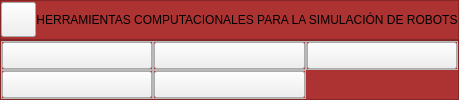
                <widget class="QWidget" name="temas">
                 <property name="styleSheet">
                  <string notr="true">QFrame#frame_8,
QFrame#frame_7{
background-color:rgba(173, 51, 51,255);
}</string>
                 </property>
                 <layout class="QVBoxLayout" name="verticalLayout_8">
                  <property name="spacing">
                   <number>0</number>
                  </property>
                  <property name="leftMargin">
                   <number>0</number>
                  </property>
                  <property name="topMargin">
                   <number>0</number>
                  </property>
                  <property name="rightMargin">
                   <number>0</number>
                  </property>
                  <property name="bottomMargin">
                   <number>0</number>
                  </property>
                  <item>
                   <widget class="QFrame" name="frame_7">
                    <property name="minimumSize">
                     <size>
                      <width>0</width>
                      <height>35</height>
                     </size>
                    </property>
                    <property name="maximumSize">
                     <size>
                      <width>16777215</width>
                      <height>40</height>
                     </size>
                    </property>
                    <property name="frameShape">
                     <enum>QFrame::StyledPanel</enum>
                    </property>
                    <property name="frameShadow">
                     <enum>QFrame::Raised</enum>
                    </property>
                    <layout class="QHBoxLayout" name="horizontalLayout_4">
                     <property name="spacing">
                      <number>0</number>
                     </property>
                     <property name="sizeConstraint">
                      <enum>QLayout::SetDefaultConstraint</enum>
                     </property>
                     <property name="leftMargin">
                      <number>0</number>
                     </property>
                     <property name="topMargin">
                      <number>0</number>
                     </property>
                     <property name="rightMargin">
                      <number>0</number>
                     </property>
                     <property name="bottomMargin">
                      <number>0</number>
                     </property>
                     <item>
                      <widget class="QPushButton" name="bt_return">
                       <property name="minimumSize">
                        <size>
                         <width>35</width>
                         <height>35</height>
                        </size>
                       </property>
                       <property name="maximumSize">
                        <size>
                         <width>35</width>
                         <height>35</height>
                        </size>
                       </property>
                       <property name="text">
                        <string/>
                       </property>
                       <property name="icon">
                        <iconset>
                         <normaloff>resources/images/MainWindow/return.svg</normaloff>resources/images/MainWindow/return.svg</iconset>
                       </property>
                       <property name="iconSize">
                        <size>
                         <width>35</width>
                         <height>35</height>
                        </size>
                       </property>
                      </widget>
                     </item>
                     <item>
                      <spacer name="horizontalSpacer_3">
                       <property name="orientation">
                        <enum>Qt::Horizontal</enum>
                       </property>
                       <property name="sizeHint" stdset="0">
                        <size>
                         <width>0</width>
                         <height>20</height>
                        </size>
                       </property>
                      </spacer>
                     </item>
                     <item>
                      <widget class="QLabel" name="label_2">
                       <property name="text">
                        <string>HERRAMIENTAS COMPUTACIONALES PARA LA SIMULACIÓN DE ROBOTS</string>
                       </property>
                       <property name="alignment">
                        <set>Qt::AlignCenter</set>
                       </property>
                      </widget>
                     </item>
                     <item>
                      <spacer name="horizontalSpacer_4">
                       <property name="orientation">
                        <enum>Qt::Horizontal</enum>
                       </property>
                       <property name="sizeHint" stdset="0">
                        <size>
                         <width>0</width>
                         <height>20</height>
                        </size>
                       </property>
                      </spacer>
                     </item>
                    </layout>
                   </widget>
                  </item>
                  <item>
                   <widget class="QFrame" name="frame_8">
                    <property name="styleSheet">
                     <string notr="true"/>
                    </property>
                    <property name="frameShape">
                     <enum>QFrame::StyledPanel</enum>
                    </property>
                    <property name="frameShadow">
                     <enum>QFrame::Raised</enum>
                    </property>
                    <layout class="QGridLayout" name="gridLayout">
                     <property name="leftMargin">
                      <number>0</number>
                     </property>
                     <property name="topMargin">
                      <number>0</number>
                     </property>
                     <property name="rightMargin">
                      <number>0</number>
                     </property>
                     <property name="bottomMargin">
                      <number>0</number>
                     </property>
                     <property name="spacing">
                      <number>0</number>
                     </property>
                     <item row="0" column="0">
                      <widget class="QFrame" name="frame_9">
                       <property name="frameShape">
                        <enum>QFrame::StyledPanel</enum>
                       </property>
                       <property name="frameShadow">
                        <enum>QFrame::Raised</enum>
                       </property>
                       <layout class="QVBoxLayout" name="verticalLayout_9">
                        <property name="spacing">
                         <number>0</number>
                        </property>
                        <property name="leftMargin">
                         <number>0</number>
                        </property>
                        <property name="topMargin">
                         <number>0</number>
                        </property>
                        <property name="rightMargin">
                         <number>0</number>
                        </property>
                        <property name="bottomMargin">
                         <number>0</number>
                        </property>
                        <item>
                         <widget class="AnimatedButton" name="bt_U1_T1">
                          <property name="sizePolicy">
                           <sizepolicy hsizetype="Minimum" vsizetype="Minimum">
                            <horstretch>0</horstretch>
                            <verstretch>0</verstretch>
                           </sizepolicy>
                          </property>
                          <property name="text">
                           <string/>
                          </property>
                         </widget>
                        </item>
                       </layout>
                      </widget>
                     </item>
                     <item row="0" column="1">
                      <widget class="QFrame" name="frame_10">
                       <property name="frameShape">
                        <enum>QFrame::StyledPanel</enum>
                       </property>
                       <property name="frameShadow">
                        <enum>QFrame::Raised</enum>
                       </property>
                       <layout class="QVBoxLayout" name="verticalLayout_10">
                        <property name="spacing">
                         <number>0</number>
                        </property>
                        <property name="leftMargin">
                         <number>0</number>
                        </property>
                        <property name="topMargin">
                         <number>0</number>
                        </property>
                        <property name="rightMargin">
                         <number>0</number>
                        </property>
                        <property name="bottomMargin">
                         <number>0</number>
                        </property>
                        <item>
                         <widget class="AnimatedButton" name="bt_U1_T2">
                          <property name="sizePolicy">
                           <sizepolicy hsizetype="Minimum" vsizetype="Minimum">
                            <horstretch>0</horstretch>
                            <verstretch>0</verstretch>
                           </sizepolicy>
                          </property>
                          <property name="text">
                           <string/>
                          </property>
                         </widget>
                        </item>
                       </layout>
                      </widget>
                     </item>
                     <item row="0" column="2">
                      <widget class="QFrame" name="frame_11">
                       <property name="frameShape">
                        <enum>QFrame::StyledPanel</enum>
                       </property>
                       <property name="frameShadow">
                        <enum>QFrame::Raised</enum>
                       </property>
                       <layout class="QVBoxLayout" name="verticalLayout_11">
                        <property name="spacing">
                         <number>0</number>
                        </property>
                        <property name="leftMargin">
                         <number>0</number>
                        </property>
                        <property name="topMargin">
                         <number>0</number>
                        </property>
                        <property name="rightMargin">
                         <number>0</number>
                        </property>
                        <property name="bottomMargin">
                         <number>0</number>
                        </property>
                        <item>
                         <widget class="AnimatedButton" name="bt_U1_T3">
                          <property name="sizePolicy">
                           <sizepolicy hsizetype="Minimum" vsizetype="Minimum">
                            <horstretch>0</horstretch>
                            <verstretch>0</verstretch>
                           </sizepolicy>
                          </property>
                          <property name="text">
                           <string/>
                          </property>
                         </widget>
                        </item>
                       </layout>
                      </widget>
                     </item>
                     <item row="1" column="0">
                      <widget class="QFrame" name="frame_12">
                       <property name="frameShape">
                        <enum>QFrame::StyledPanel</enum>
                       </property>
                       <property name="frameShadow">
                        <enum>QFrame::Raised</enum>
                       </property>
                       <layout class="QVBoxLayout" name="verticalLayout_12">
                        <property name="spacing">
                         <number>0</number>
                        </property>
                        <property name="leftMargin">
                         <number>0</number>
                        </property>
                        <property name="topMargin">
                         <number>0</number>
                        </property>
                        <property name="rightMargin">
                         <number>0</number>
                        </property>
                        <property name="bottomMargin">
                         <number>0</number>
                        </property>
                        <item>
                         <widget class="AnimatedButton" name="bt_U1_T4">
                          <property name="sizePolicy">
                           <sizepolicy hsizetype="Minimum" vsizetype="Minimum">
                            <horstretch>0</horstretch>
                            <verstretch>0</verstretch>
                           </sizepolicy>
                          </property>
                          <property name="text">
                           <string/>
                          </property>
                         </widget>
                        </item>
                       </layout>
                      </widget>
                     </item>
                     <item row="1" column="1">
                      <widget class="QFrame" name="frame_13">
                       <property name="frameShape">
                        <enum>QFrame::StyledPanel</enum>
                       </property>
                       <property name="frameShadow">
                        <enum>QFrame::Raised</enum>
                       </property>
                       <layout class="QVBoxLayout" name="verticalLayout_13">
                        <property name="spacing">
                         <number>0</number>
                        </property>
                        <property name="leftMargin">
                         <number>0</number>
                        </property>
                        <property name="topMargin">
                         <number>0</number>
                        </property>
                        <property name="rightMargin">
                         <number>0</number>
                        </property>
                        <property name="bottomMargin">
                         <number>0</number>
                        </property>
                        <item>
                         <widget class="AnimatedButton" name="bt_U1_T5">
                          <property name="sizePolicy">
                           <sizepolicy hsizetype="Minimum" vsizetype="Minimum">
                            <horstretch>0</horstretch>
                            <verstretch>0</verstretch>
                           </sizepolicy>
                          </property>
                          <property name="text">
                           <string/>
                          </property>
                         </widget>
                        </item>
                       </layout>
                      </widget>
                     </item>
                    </layout>
                   </widget>
                  </item>
                 </layout>
                </widget>
